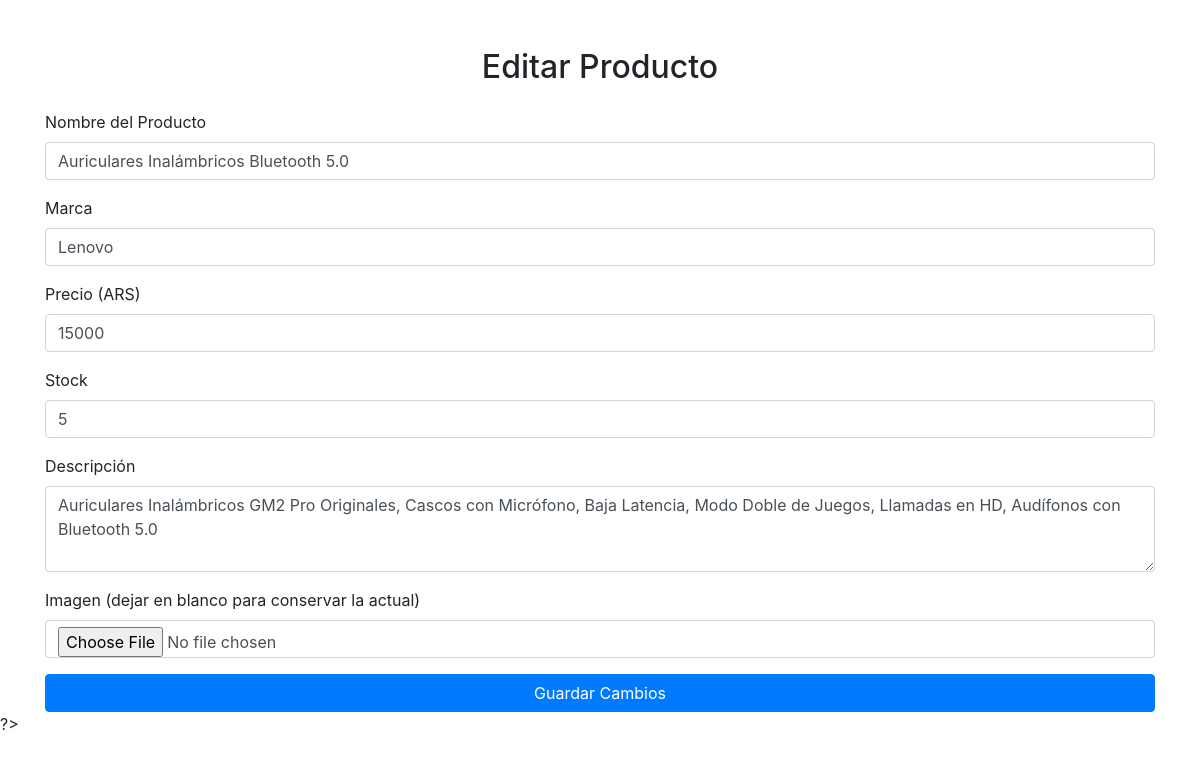
/editar_producto.php?id=7, run on the app's committed database.
### tables this page shows
CREATE TABLE `productos` (
  `id_producto` int(11) NOT NULL AUTO_INCREMENT COMMENT 'id_producto PK',
  `nombre_producto` varchar(250) DEFAULT NULL,
  `stock_producto` int(11) DEFAULT NULL,
  `marca_producto` varchar(100) DEFAULT NULL,
  `precio_producto` float DEFAULT NULL,
  `descripcion_producto` varchar(450) DEFAULT NULL,
  `imagen_producto` longtext DEFAULT NULL,
  PRIMARY KEY (`id_producto`)
);

### editar_producto.php (the view, shortened to what this page needs)
<?php
if (isset($_GET['id'])) {
    $id_producto = $_GET['id'];
    $conexion = new mysqli('127.0.0.1', 'root', '123', 'proyecto_tienda');
    $query_select = "SELECT * FROM productos WHERE id_producto = $id_producto";
    $resultado_select = $conexion->query($query_select);
    if ($resultado_select->num_rows > 0) {
        $producto = $resultado_select->fetch_assoc();
    } else {
        die("Producto no encontrado.");
    }
} else {
    die("ID del producto no especificado.");
}
?>
<!DOCTYPE html>
<html lang="es">
<head>
    <link href="https://maxcdn.bootstrapcdn.com/bootstrap/4.5.2/css/bootstrap.min.css" rel="stylesheet">
</head>
<body>
    <div class="container mt-5">
        <h2 class="text-center mb-4">Editar Producto</h2>
        <form method="POST" enctype="multipart/form-data">
            <div class="form-group">
                <label for="nombre_producto">Nombre del Producto</label>
                <input type="text" id="nombre_producto" name="nombre_producto" class="form-control" value="<?php echo $producto['nombre_producto']; ?>" required>
            </div>
            <div class="form-group">
                <label for="marca_producto">Marca</label>
                <input type="text" id="marca_producto" name="marca_producto" class="form-control" value="<?php echo $producto['marca_producto']; ?>" required>
            </div>
            <div class="form-group">
                <label for="precio_producto">Precio (ARS)</label>
                <input type="number" id="precio_producto" name="precio_producto" class="form-control" value="<?php echo $producto['precio_producto']; ?>" required>
            </div>
            <div class="form-group">
                <label for="stock_producto">Stock</label>
                <input type="number" id="stock_producto" name="stock_producto" class="form-control" value="<?php echo $producto['stock_producto']; ?>" required>
            </div>
            <div class="form-group">
                <label for="descripcion">Descripción</label>
                <textarea id="descripcion" name="descripcion" class="form-control" rows="3" required><?php echo $producto['descripcion_producto']; ?></textarea>
            </div>
            <div class="form-group">
                <label for="imagen_producto">Imagen (dejar en blanco para conservar la actual)</label>
                <input type="file" id="imagen_producto" name="imagen_producto" class="form-control">
            </div>
            <button type="submit" class="btn btn-primary btn-block">Guardar Cambios</button>
        </form>
    </div>
</body>
</html>

### data on the page
productos: nombre_producto "Auriculares Inalámbricos Bluetooth 5.0", marca_producto "Lenovo", precio_producto "15000", stock_producto "5", descripcion "Auriculares Inalámbricos GM2 Pro Originales, Cascos con Micrófono, Baja Latencia, Modo Doble de Juegos, Llamadas en HD, Audífonos con Bluetooth 5.0"
